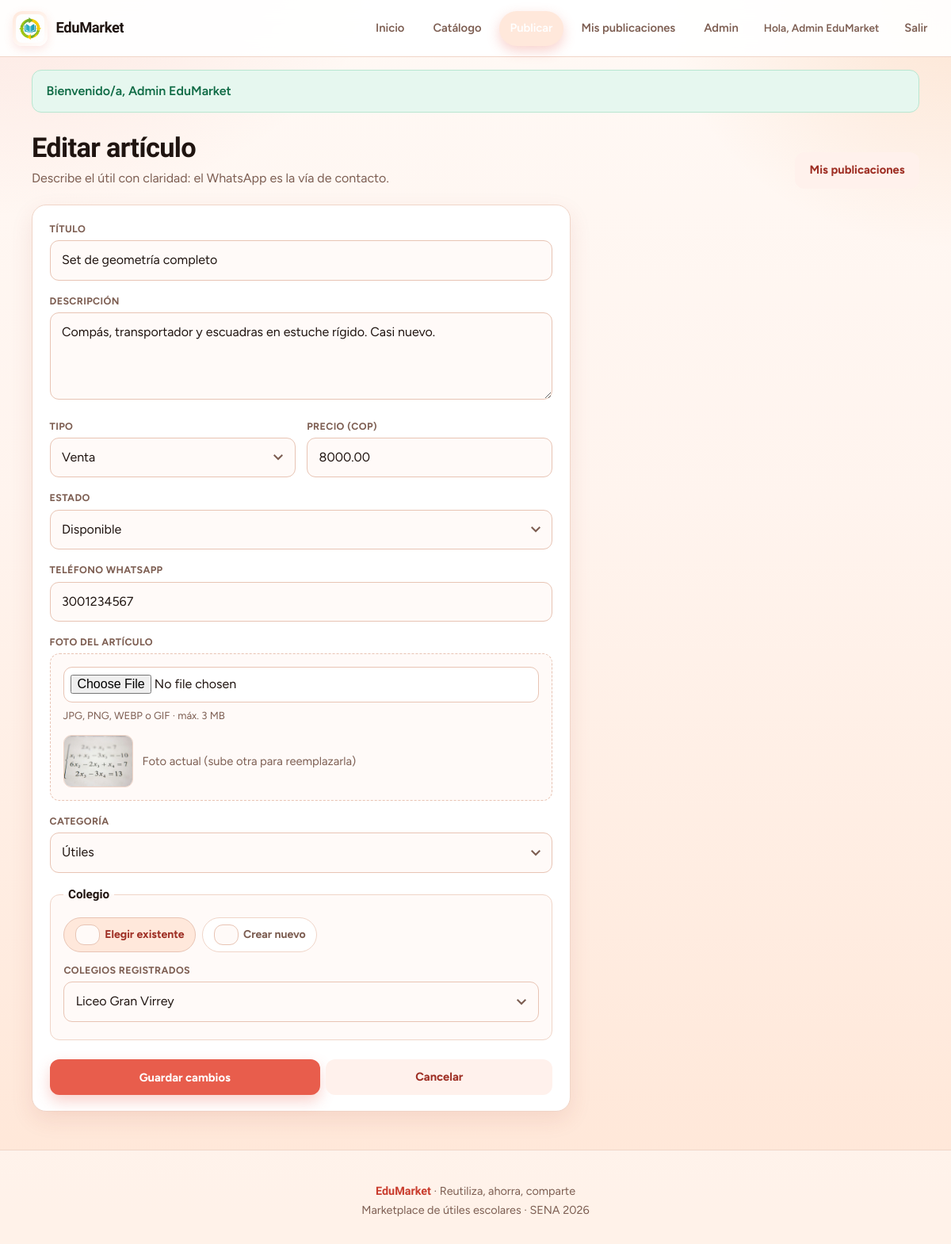
Screenshot of /publicar.php?id=12 (signed in) with the database file from the repository.
### tables this page shows
CREATE TABLE articulo (
  id_articulo INT AUTO_INCREMENT PRIMARY KEY,
  titulo VARCHAR(200) NOT NULL,
  descripcion TEXT,
  precio DECIMAL(10,2) NOT NULL DEFAULT 0.00,
  tipo ENUM('venta','intercambio') NOT NULL DEFAULT 'venta',
  estado ENUM('disponible','entregado') NOT NULL DEFAULT 'disponible',
  telefono_contacto VARCHAR(20) NOT NULL,
  foto_url VARCHAR(255) DEFAULT NULL,
  id_categoria INT NOT NULL,
  id_institucion INT NOT NULL,
  id_usuario INT NOT NULL,
  creado_en TIMESTAMP DEFAULT CURRENT_TIMESTAMP,
  CONSTRAINT fk_articulo_categoria FOREIGN KEY (id_categoria) REFERENCES categoria(id_categoria),
  CONSTRAINT fk_articulo_institucion FOREIGN KEY (id_institucion) REFERENCES institucion(id_institucion),
  CONSTRAINT fk_articulo_usuario FOREIGN KEY (id_usuario) REFERENCES usuario(id_usuario) ON DELETE CASCADE
);

CREATE TABLE categoria (
  id_categoria INT AUTO_INCREMENT PRIMARY KEY,
  nombre VARCHAR(80) NOT NULL UNIQUE
);

CREATE TABLE institucion (
  id_institucion INT AUTO_INCREMENT PRIMARY KEY,
  nombre VARCHAR(150) NOT NULL,
  UNIQUE KEY uq_institucion_nombre (nombre)
);

### includes/funciones.php (called while the page is built, shortened)
<?php
function e($texto) {
    return htmlspecialchars((string)$texto, ENT_QUOTES, "UTF-8");
}

### publicar.php (the view, shortened to what this page needs)
<?php
require_once __DIR__ . "/includes/conexion.php";
require_once __DIR__ . "/includes/funciones.php";
$idEdit = (int)($_GET["id"] ?? 0);
$art = null;
$uid = (int)$_SESSION["usuario"]["id"];
if ($idEdit > 0) {
    $st = $mysqli->prepare("SELECT * FROM articulo WHERE id_articulo=? AND id_usuario=?");
    $st->bind_param("ii", $idEdit, $uid);
    $st->execute();
    $art = $st->get_result()->fetch_assoc();
}
$cats = $mysqli->query("SELECT id_categoria,nombre FROM categoria ORDER BY nombre")->fetch_all(MYSQLI_ASSOC);
$insts = $mysqli->query("SELECT id_institucion,nombre FROM institucion ORDER BY nombre")->fetch_all(MYSQLI_ASSOC);
$v = function ($k, $d = "") use ($art) {
    if ($_SERVER["REQUEST_METHOD"] === "POST") return $_POST[$k] ?? $d;
    return $art[$k] ?? $d;
};
$colegioModoActual = ($_SERVER["REQUEST_METHOD"] === "POST")
    ? ((($_POST["colegio_modo"] ?? "") === "nuevo") ? "nuevo" : "lista")
    : "lista";
require __DIR__ . "/includes/header.php";
?>
<main class="contenedor">
  <div class="page-head">
    <div>
      <h1><?= $idEdit ? "Editar" : "Publicar" ?> artículo</h1>
      <p>Describe el útil con claridad: el WhatsApp es la vía de contacto.</p>
    </div>
    <a class="btn btn-ghost" href="mis_publicaciones.php">Mis publicaciones</a>
  </div>
  <div class="panel form-panel">
    <form method="post" enctype="multipart/form-data">
      <div class="campo">
        <label for="titulo">Título</label>
        <input id="titulo" name="titulo" required maxlength="200" placeholder="Ej. Maleta azul con ruedas"
               value="<?= e($v('titulo')) ?>">
      </div>
      <div class="campo">
        <label for="descripcion">Descripción</label>
        <textarea id="descripcion" name="descripcion" placeholder="Estado, talla, grado, lo que incluye…"><?= e($v('descripcion')) ?></textarea>
      </div>
      <div class="form-row">
        <div class="campo">
          <label for="tipo">Tipo</label>
          <select name="tipo" id="tipo">
            <option value="venta" <?= $v('tipo','venta')==='venta'?'selected':'' ?>>Venta</option>
          </select>
        </div>
        <div class="campo">
          <label for="precio">Precio (COP)</label>
          <input id="precio" type="number" step="100" min="0" name="precio" value="<?= e($v('precio','0')) ?>">
        </div>
      </div>
      <?php if ($idEdit): ?>
      <div class="campo">
        <label for="estado">Estado</label>
        <select id="estado" name="estado">
          <option value="disponible" <?= $v('estado')==='disponible'?'selected':'' ?>>Disponible</option>
        </select>
      </div>
      <?php endif; ?>
      <div class="campo">
        <label for="telefono_contacto">Teléfono WhatsApp</label>
        <input id="telefono_contacto" name="telefono_contacto" required placeholder="3001234567"
               value="<?= e($v('telefono_contacto', $_SESSION['usuario']['telefono'] ?? '')) ?>">
      </div>
      <div class="campo">
        <label for="foto">Foto del artículo</label>
        <div class="upload-box">
          <input id="foto" type="file" name="foto" accept="image/jpeg,image/png,image/webp,image/gif">
          <p class="muted" style="margin-top:.45rem;font-size:.82rem;">JPG, PNG, WEBP o GIF · máx. 3 MB</p>
          <?php
            $fotoActual = trim((string)$v('foto_url', $art['foto_url'] ?? ''));
            if ($fotoActual !== ""):
          ?>
            <div class="upload-preview">
              <img src="<?= e($fotoActual) ?>" alt="Vista previa">
              <span class="muted">Foto actual<?= $idEdit ? ' (sube otra para reemplazarla)' : '' ?></span>
            </div>
          <?php endif; ?>
        </div>
      </div>
      <div class="campo">
        <label for="id_categoria">Categoría</label>
        <select id="id_categoria" name="id_categoria" required>
          <?php foreach ($cats as $c): ?>
            <option value="<?= (int)$c['id_categoria'] ?>" <?= (int)$v('id_categoria')===(int)$c['id_categoria']?'selected':'' ?>><?= e($c['nombre']) ?></option>
          <?php endforeach; ?>
        </select>
      </div>
      <fieldset class="colegio-fieldset">
        <legend>Colegio</legend>
        <div class="colegio-tabs" role="tablist">
          <label class="colegio-tab">
            <input type="radio" name="colegio_modo" value="lista" <?= $colegioModoActual==='lista'?'checked':'' ?>>
            Elegir existente
          </label>
          <label class="colegio-tab">
            <input type="radio" name="colegio_modo" value="nuevo" <?= $colegioModoActual==='nuevo'?'checked':'' ?>>
            Crear nuevo
          </label>
        </div>
        <div class="campo" id="bloque-lista" style="<?= $colegioModoActual==='nuevo'?'display:none':'' ?>">
          <label for="id_institucion">Colegios registrados</label>
          <select id="id_institucion" name="id_institucion">
            <?php foreach ($insts as $i): ?>
              <option value="<?= (int)$i['id_institucion'] ?>" <?= (int)$v('id_institucion')===(int)$i['id_institucion']?'selected':'' ?>><?= e($i['nombre']) ?></option>
            <?php endforeach; ?>
          </select>
        </div>
      </fieldset>
      <div class="acciones acciones-form">
        <button class="btn btn-primary" type="submit"><?= $idEdit ? "Guardar cambios" : "Publicar ahora" ?></button>
        <a class="btn btn-ghost" href="mis_publicaciones.php">Cancelar</a>
      </div>
    </form>
  </div>
</main>
<?php require __DIR__ . "/includes/footer.php"; ?>

### rows the page displays
articulo: titulo "Set de geometría completo", descripcion "Compás, transportador y escuadras en estuche rígido. Casi nuevo.", tipo "Venta", precio "8000.00", estado "Disponible", telefono_contacto "3001234567", foto_url (picture), id_categoria "Útiles", id_institucion "Liceo Gran Virrey"

### other values shown
$usuario["nombre"] "Admin EduMarket"
$mensaje "Bienvenido/a, Admin EduMarket"
